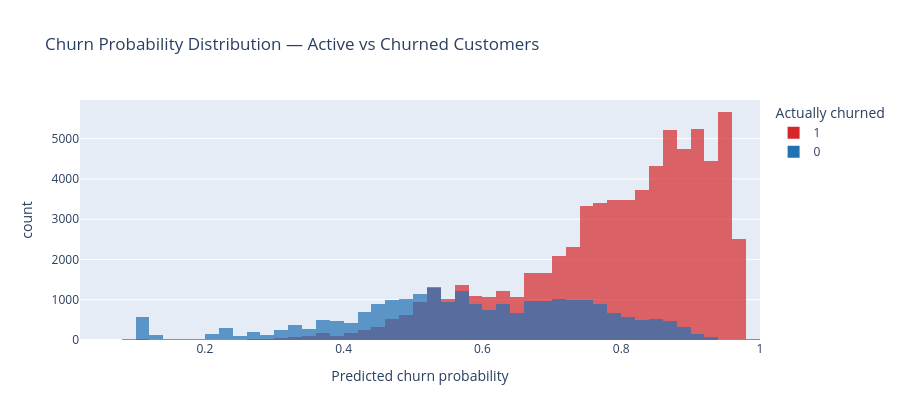

The code cell stored with this chart in its notebook:
### Code cell
features_scored = features.copy()
X_all = features_scored[feature_cols].fillna(features_scored[feature_cols].median())
features_scored["churn_probability"] = clf.predict_proba(X_all)[:, 1]

fig2 = px.histogram(
    features_scored,
    x="churn_probability",
    color="churned",
    nbins=50,
    barmode="overlay",
    opacity=0.7,
    color_discrete_map={0: "#2171b5", 1: "#d62728"},
    title="Churn Probability Distribution — Active vs Churned Customers",
    labels={"churn_probability": "Predicted churn probability",
            "churned": "Actually churned"}
)
fig2.update_layout(height=420)
fig2.show()

### Figure 1 — Plotly figure (JSON) as saved in the notebook; plotly's stock layout.template omitted (floating-point values rounded to 4 significant figures; data arrays with more than 128 entries replaced by an {"elided": "..."} marker saying what was removed)
{"data": [{"bingroup": "x", "hovertemplate": "Actually churned=1<br>Predicted churn probability=%{x}<br>count=%{y}<extra></extra>", "legendgroup": "1", "marker": {"color": "#d62728", "opacity": 0.7, "pattern": {"shape": ""}}, "name": "1", "nbinsx": 50, "orientation": "v", "showlegend": true, "type": "histogram", "x": {"elided": "68864 float values"}, "xaxis": "x", "yaxis": "y"}, {"bingroup": "x", "hovertemplate": "Actually churned=0<br>Predicted churn probability=%{x}<br>count=%{y}<extra></extra>", "legendgroup": "0", "marker": {"color": "#2171b5", "opacity": 0.7, "pattern": {"shape": ""}}, "name": "0", "nbinsx": 50, "orientation": "v", "showlegend": true, "type": "histogram", "x": {"elided": "24493 float values"}, "xaxis": "x", "yaxis": "y"}], "layout": {"barmode": "overlay", "height": 420, "legend": {"title": {"text": "Actually churned"}, "tracegroupgap": 0}, "title": {"text": "Churn Probability Distribution — Active vs Churned Customers"}, "xaxis": {"anchor": "y", "domain": [0, 1], "title": {"text": "Predicted churn probability"}}, "yaxis": {"anchor": "x", "domain": [0, 1], "title": {"text": "count"}}}}
